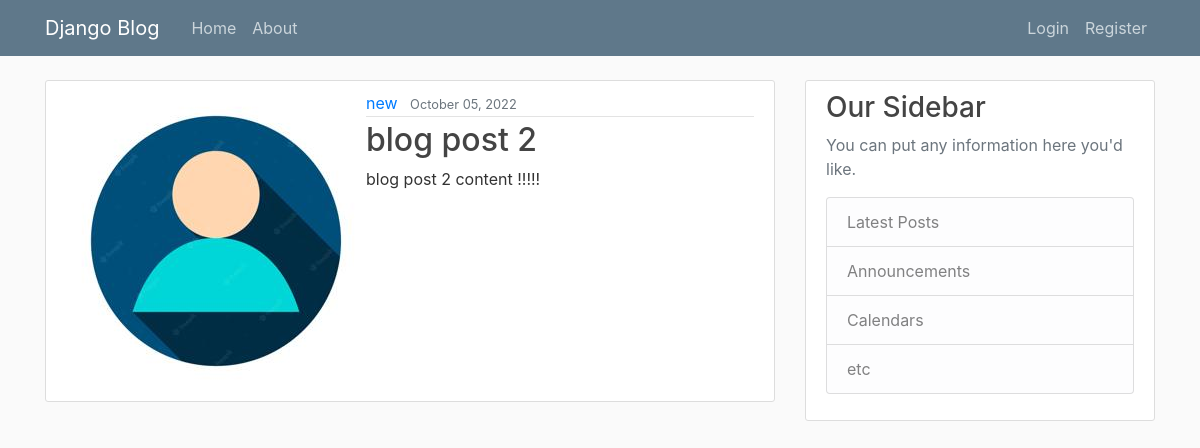
Screenshot of /post/2 with the database file from the repository.
### blog/models.py (models this page shows, shortened)
class Post(models.Model):
    title = models.CharField(max_length=100)
    content = models.TextField()
    date_posted = models.DateTimeField(default=timezone.now)
    author = models.ForeignKey(User, on_delete=models.CASCADE)

### users/models.py (models this page shows, shortened)
class Profile(models.Model):
    user = models.OneToOneField(User, on_delete=models.CASCADE)
    img = models.ImageField(default='default.jpeg', upload_to='profile_pics')

### blog/views.py (the view)
# urls.py: path('post/<int:pk>', PostDetailView.as_view(), name='post-detail'),
class PostDetailView(DetailView):
    model = Post

### blog/templates/blog/post_detail.html (shortened to what this page needs)
{% extends "blog/base.html" %}
{% block content %}
    <article class="media content-section">
        <img src="{{object.author.profile.img.url}}" class="rounded-circle article-image" />
        <div class="media-body">
            <div class="article-metadata">
                <a class="mr-2" href="{% url 'user-posts' object.author.username %}">{{ object.author }}</a>
                <small class="text-muted">{{ object.date_posted|date:"F d, Y" }}</small>
            </div>
            <h2 class="article-title">{{ object.title }}</h2>
            <p class="article-content">{{ object.content }}</p>
            </div>
    </article>
{% endblock content %}

### blog/static/blog/main.css (style rules this page uses)
body { background: #fafafa; color: #333333; margin-top: 5rem; }
h1, h2, h3, h4, h5, h6 { color: #444444; }
.content-section { background: #ffffff; padding: 10px 20px; border: 1px solid #dddddd; border-radius: 3px; margin-bottom: 20px; }
.article-title { color: #444444; }
.article-content { white-space: pre-line; }
.article-metadata { padding-bottom: 1px; margin-bottom: 4px; border-bottom: 1px solid #e3e3e3 }

### rows the page displays
Post: author.profile.img (placeholder picture), author "new", date_posted "October 05, 2022", title "blog post 2", content "blog post 2 content !!!!!"
